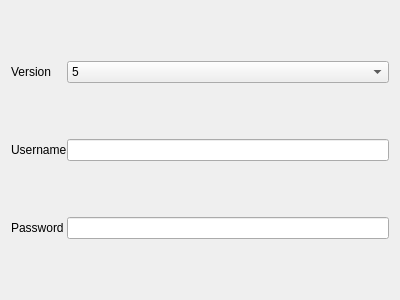
<?xml version="1.0" encoding="UTF-8"?>
<ui version="4.0">
 <class>EditSocksHttp</class>
 <widget class="QWidget" name="EditSocksHttp">
  <property name="geometry">
   <rect>
    <x>0</x>
    <y>0</y>
    <width>400</width>
    <height>300</height>
   </rect>
  </property>
  <property name="windowTitle">
   <string notr="true">Form</string>
  </property>
  <layout class="QGridLayout" name="gridLayout">
   <property name="horizontalSpacing">
    <number>0</number>
   </property>
   <item row="0" column="0">
    <widget class="QLabel" name="version_l">
     <property name="text">
      <string>Version</string>
     </property>
    </widget>
   </item>
   <item row="1" column="1">
    <widget class="QLineEdit" name="username"/>
   </item>
   <item row="2" column="1">
    <widget class="QLineEdit" name="password"/>
   </item>
   <item row="1" column="0">
    <widget class="QLabel" name="label_4">
     <property name="text">
      <string>Username</string>
     </property>
    </widget>
   </item>
   <item row="0" column="1">
    <widget class="QComboBox" name="version">
     <item>
      <property name="text">
       <string notr="true">5</string>
      </property>
     </item>
     <item>
      <property name="text">
       <string notr="true">4</string>
      </property>
     </item>
    </widget>
   </item>
   <item row="2" column="0">
    <widget class="QLabel" name="label_5">
     <property name="text">
      <string>Password</string>
     </property>
    </widget>
   </item>
  </layout>
 </widget>
 <tabstops>
  <tabstop>version</tabstop>
  <tabstop>username</tabstop>
  <tabstop>password</tabstop>
 </tabstops>
 <resources/>
 <connections/>
</ui>
